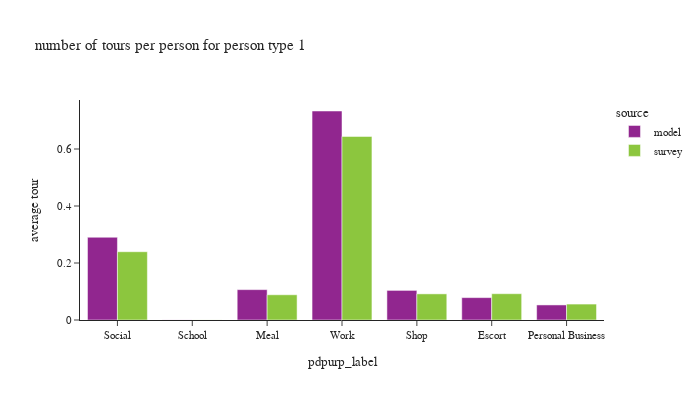

Here is the notebook cell this chart was saved with:
### Code cell
plot_by_pptyp(df_tour, '1')

### Figure 1 — Plotly figure (JSON) as saved in the notebook; plotly's stock layout.template omitted (floating-point values rounded to 4 significant figures)
{"data": [{"alignmentgroup": "True", "hovertemplate": "source=model<br>pdpurp_label=%{x}<br>average tour=%{y}<extra></extra>", "legendgroup": "model", "marker": {"color": "#91268F", "pattern": {"shape": ""}}, "name": "model", "offsetgroup": "model", "orientation": "v", "showlegend": true, "textposition": "auto", "type": "bar", "x": ["Social", "School", "Meal", "Work", "Shop", "Escort", "Personal Business"], "xaxis": "x", "y": [0.2903, 0.0002774, 0.1065, 0.7334, 0.1039, 0.07851, 0.05283], "yaxis": "y"}, {"alignmentgroup": "True", "hovertemplate": "source=survey<br>pdpurp_label=%{x}<br>average tour=%{y}<extra></extra>", "legendgroup": "survey", "marker": {"color": "#8CC63E", "pattern": {"shape": ""}}, "name": "survey", "offsetgroup": "survey", "orientation": "v", "showlegend": true, "textposition": "auto", "type": "bar", "x": ["Escort", "Social", "Shop", "School", "Work", "Meal", "Personal Business"], "xaxis": "x", "y": [0.09225, 0.2396, 0.09167, 0.000248, 0.6441, 0.08852, 0.05591], "yaxis": "y"}], "layout": {"barmode": "group", "font": {"size": 11}, "height": 400, "legend": {"title": {"text": "source"}, "tracegroupgap": 0}, "title": {"text": "number of tours per person for person type 1"}, "width": 700, "xaxis": {"anchor": "y", "domain": [0.0, 1.0], "title": {"text": "pdpurp_label"}}, "yaxis": {"anchor": "x", "domain": [0.0, 1.0], "tickformat": ".2", "title": {"text": "average tour"}}}}
